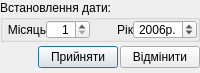
<?xml version="1.0" encoding="UTF-8"?>
<ui version="4.0">
 <class>UDialogYMFilter</class>
 <widget class="QDialog" name="UDialogYMFilter">
  <property name="geometry">
   <rect>
    <x>0</x>
    <y>0</y>
    <width>200</width>
    <height>73</height>
   </rect>
  </property>
  <property name="minimumSize">
   <size>
    <width>0</width>
    <height>0</height>
   </size>
  </property>
  <property name="maximumSize">
   <size>
    <width>1000</width>
    <height>1000</height>
   </size>
  </property>
  <property name="focusPolicy">
   <enum>Qt::NoFocus</enum>
  </property>
  <property name="contextMenuPolicy">
   <enum>Qt::DefaultContextMenu</enum>
  </property>
  <property name="windowTitle">
   <string>Нарахування</string>
  </property>
  <property name="windowIcon">
   <iconset>
    <normaloff/>
   </iconset>
  </property>
  <property name="modal">
   <bool>true</bool>
  </property>
  <layout class="QGridLayout">
   <property name="margin">
    <number>0</number>
   </property>
   <property name="spacing">
    <number>0</number>
   </property>
   <item row="1" column="0">
    <layout class="QHBoxLayout">
     <property name="spacing">
      <number>2</number>
     </property>
     <property name="margin">
      <number>0</number>
     </property>
     <item>
      <spacer>
       <property name="orientation">
        <enum>Qt::Horizontal</enum>
       </property>
       <property name="sizeHint" stdset="0">
        <size>
         <width>131</width>
         <height>31</height>
        </size>
       </property>
      </spacer>
     </item>
     <item>
      <widget class="QPushButton" name="okButton">
       <property name="text">
        <string>Прийняти</string>
       </property>
       <property name="icon">
        <iconset resource="../uPictRc.qrc">
         <normaloff>:/crystalProject/pictures/crystal-project-actions-PNG/agt_action_success-256.png</normaloff>:/crystalProject/pictures/crystal-project-actions-PNG/agt_action_success-256.png</iconset>
       </property>
      </widget>
     </item>
     <item>
      <widget class="QPushButton" name="cancelButton">
       <property name="text">
        <string>Відмінити</string>
       </property>
       <property name="icon">
        <iconset resource="../uPictRc.qrc">
         <normaloff>:/crystalProject/pictures/crystal-project-actions-PNG/button_cancel-256.png</normaloff>:/crystalProject/pictures/crystal-project-actions-PNG/button_cancel-256.png</iconset>
       </property>
      </widget>
     </item>
    </layout>
   </item>
   <item row="0" column="0">
    <widget class="QGroupBox" name="groupBox">
     <property name="minimumSize">
      <size>
       <width>200</width>
       <height>40</height>
      </size>
     </property>
     <property name="maximumSize">
      <size>
       <width>1000</width>
       <height>1000</height>
      </size>
     </property>
     <property name="title">
      <string>Встановлення дати:</string>
     </property>
     <layout class="QGridLayout">
      <property name="margin">
       <number>0</number>
      </property>
      <property name="spacing">
       <number>0</number>
      </property>
      <item row="0" column="0">
       <widget class="QLabel" name="label_month">
        <property name="text">
         <string>Місяць</string>
        </property>
        <property name="alignment">
         <set>Qt::AlignRight|Qt::AlignTrailing|Qt::AlignVCenter</set>
        </property>
       </widget>
      </item>
      <item row="0" column="3">
       <widget class="QLabel" name="label_year">
        <property name="text">
         <string>Рік</string>
        </property>
        <property name="alignment">
         <set>Qt::AlignRight|Qt::AlignTrailing|Qt::AlignVCenter</set>
        </property>
       </widget>
      </item>
      <item row="0" column="1">
       <widget class="QSpinBox" name="spinBox_month">
        <property name="alignment">
         <set>Qt::AlignRight|Qt::AlignTrailing|Qt::AlignVCenter</set>
        </property>
        <property name="minimum">
         <number>1</number>
        </property>
        <property name="maximum">
         <number>12</number>
        </property>
        <property name="value">
         <number>1</number>
        </property>
       </widget>
      </item>
      <item row="0" column="4">
       <widget class="QSpinBox" name="spinBox_year">
        <property name="sizePolicy">
         <sizepolicy hsizetype="Fixed" vsizetype="Fixed">
          <horstretch>0</horstretch>
          <verstretch>0</verstretch>
         </sizepolicy>
        </property>
        <property name="alignment">
         <set>Qt::AlignRight|Qt::AlignTrailing|Qt::AlignVCenter</set>
        </property>
        <property name="suffix">
         <string>р.</string>
        </property>
        <property name="prefix">
         <string/>
        </property>
        <property name="minimum">
         <number>2004</number>
        </property>
        <property name="maximum">
         <number>2015</number>
        </property>
        <property name="singleStep">
         <number>1</number>
        </property>
        <property name="value">
         <number>2006</number>
        </property>
       </widget>
      </item>
     </layout>
    </widget>
   </item>
  </layout>
 </widget>
 <resources>
  <include location="tke/tke_rc"/>
  <include location="../uPictRc.qrc"/>
  <include location="../uPictRc.qrc"/>
 </resources>
 <connections>
  <connection>
   <sender>okButton</sender>
   <signal>clicked()</signal>
   <receiver>UDialogYMFilter</receiver>
   <slot>accept()</slot>
   <hints>
    <hint type="sourcelabel">
     <x>278</x>
     <y>253</y>
    </hint>
    <hint type="destinationlabel">
     <x>96</x>
     <y>254</y>
    </hint>
   </hints>
  </connection>
  <connection>
   <sender>cancelButton</sender>
   <signal>clicked()</signal>
   <receiver>UDialogYMFilter</receiver>
   <slot>reject()</slot>
   <hints>
    <hint type="sourcelabel">
     <x>369</x>
     <y>253</y>
    </hint>
    <hint type="destinationlabel">
     <x>179</x>
     <y>282</y>
    </hint>
   </hints>
  </connection>
 </connections>
</ui>
